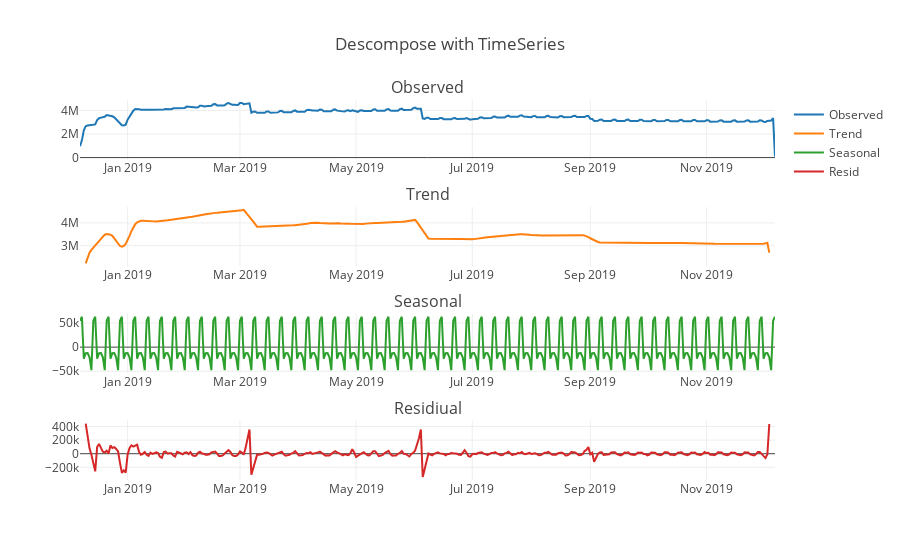

The code cell stored with this chart in its notebook:
### Code cell
draw_interactive_graph("Total")

### Figure 1 — Plotly figure (JSON) as saved in the notebook; plotly's stock layout.template omitted (floating-point values rounded to 4 significant figures; data arrays with more than 128 entries replaced by an {"elided": "..."} marker saying what was removed)
{"data": [{"name": "Observed", "type": "scatter", "uid": "6fe27641-7a66-4acf-905a-ea1d61841e7f", "x": {"elided": "366 str values"}, "xaxis": "x", "y": {"elided": "366 int values"}, "yaxis": "y"}, {"name": "Trend", "type": "scatter", "uid": "5dedc87d-b986-4422-bff1-742d16b3ff07", "x": {"elided": "366 str values"}, "xaxis": "x2", "y": {"elided": "366 float values"}, "yaxis": "y2"}, {"name": "Seasonal", "type": "scatter", "uid": "fbcbbb0b-f678-424c-9fd5-f588a499ac92", "x": {"elided": "366 str values"}, "xaxis": "x3", "y": {"elided": "366 float values"}, "yaxis": "y3"}, {"name": "Resid", "type": "scatter", "uid": "6522ce0d-3175-49a4-bab3-ca0ed30e75a2", "x": {"elided": "366 str values"}, "xaxis": "x4", "y": {"elided": "366 float values"}, "yaxis": "y4"}], "layout": {"annotations": [{"font": {"size": 16}, "showarrow": false, "text": "Observed", "x": 0.5, "xanchor": "center", "xref": "paper", "y": 1, "yanchor": "bottom", "yref": "paper"}, {"font": {"size": 16}, "showarrow": false, "text": "Trend", "x": 0.5, "xanchor": "center", "xref": "paper", "y": 0.7188, "yanchor": "bottom", "yref": "paper"}, {"font": {"size": 16}, "showarrow": false, "text": "Seasonal", "x": 0.5, "xanchor": "center", "xref": "paper", "y": 0.4375, "yanchor": "bottom", "yref": "paper"}, {"font": {"size": 16}, "showarrow": false, "text": "Residiual", "x": 0.5, "xanchor": "center", "xref": "paper", "y": 0.1562, "yanchor": "bottom", "yref": "paper"}], "title": {"text": "Descompose with TimeSeries"}, "xaxis": {"anchor": "y", "domain": [0, 1]}, "xaxis2": {"anchor": "y2", "domain": [0, 1]}, "xaxis3": {"anchor": "y3", "domain": [0, 1]}, "xaxis4": {"anchor": "y4", "domain": [0, 1]}, "yaxis": {"anchor": "x", "domain": [0.8438, 1]}, "yaxis2": {"anchor": "x2", "domain": [0.5625, 0.7188]}, "yaxis3": {"anchor": "x3", "domain": [0.2812, 0.4375]}, "yaxis4": {"anchor": "x4", "domain": [0, 0.1562]}}}
